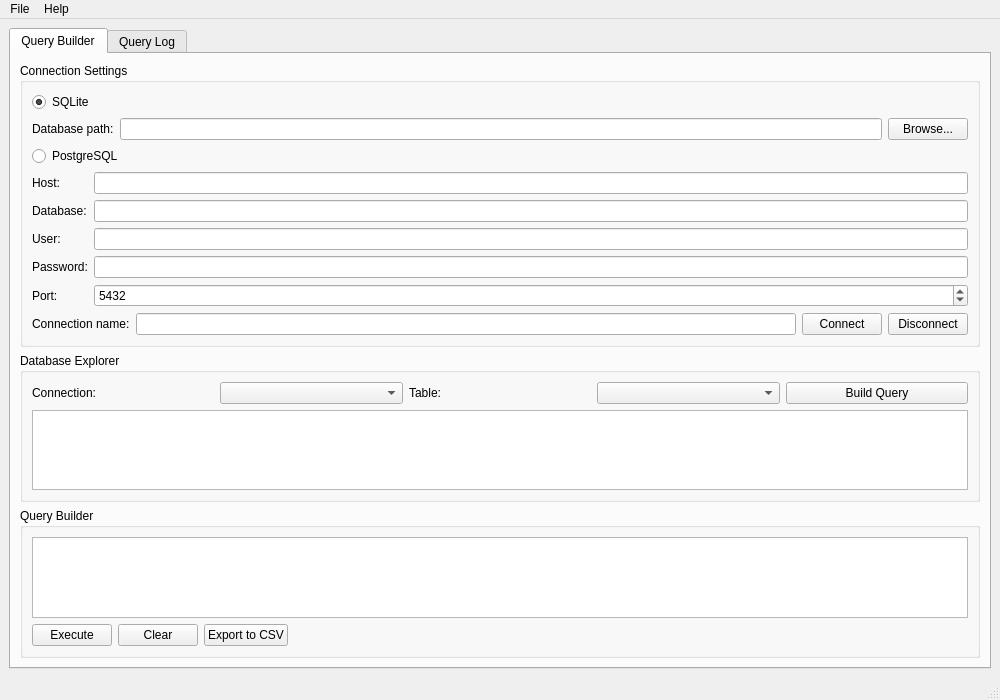
<?xml version="1.0" encoding="UTF-8"?>
<ui version="4.0">
 <class>MainWindow</class>
 <widget class="QMainWindow" name="MainWindow">
  <property name="geometry">
   <rect>
    <x>0</x>
    <y>0</y>
    <width>1000</width>
    <height>700</height>
   </rect>
  </property>
  <property name="windowTitle">
   <string>Database Query Builder</string>
  </property>
  <widget class="QWidget" name="centralwidget">
   <layout class="QVBoxLayout" name="verticalLayout">
    <item>
     <widget class="QTabWidget" name="tabWidget">
      <widget class="QWidget" name="tabQuery">
       <attribute name="title">
        <string>Query Builder</string>
       </attribute>
       <layout class="QVBoxLayout" name="verticalLayout_2">
        <item>
         <widget class="QGroupBox" name="gbConnection">
          <property name="title">
           <string>Connection Settings</string>
          </property>
          <layout class="QVBoxLayout" name="verticalLayout_3">
           <item>
            <widget class="QRadioButton" name="rbSQLite">
             <property name="text">
              <string>SQLite</string>
             </property>
             <property name="checked">
              <bool>true</bool>
             </property>
            </widget>
           </item>
           <item>
            <layout class="QHBoxLayout" name="horizontalLayout">
             <item>
              <widget class="QLabel" name="lblSQLitePath">
               <property name="text">
                <string>Database path:</string>
               </property>
              </widget>
             </item>
             <item>
              <widget class="QLineEdit" name="leSQLitePath"/>
             </item>
             <item>
              <widget class="QPushButton" name="btnBrowse">
               <property name="text">
                <string>Browse...</string>
               </property>
              </widget>
             </item>
            </layout>
           </item>
           <item>
            <widget class="QRadioButton" name="rbPostgreSQL">
             <property name="text">
              <string>PostgreSQL</string>
             </property>
            </widget>
           </item>
           <item>
            <layout class="QGridLayout" name="gridLayout">
             <item row="0" column="0">
              <widget class="QLabel" name="lblPGHost">
               <property name="text">
                <string>Host:</string>
               </property>
              </widget>
             </item>
             <item row="0" column="1">
              <widget class="QLineEdit" name="lePGHost"/>
             </item>
             <item row="1" column="0">
              <widget class="QLabel" name="lblPGDatabase">
               <property name="text">
                <string>Database:</string>
               </property>
              </widget>
             </item>
             <item row="1" column="1">
              <widget class="QLineEdit" name="lePGDatabase"/>
             </item>
             <item row="2" column="0">
              <widget class="QLabel" name="lblPGUser">
               <property name="text">
                <string>User:</string>
               </property>
              </widget>
             </item>
             <item row="2" column="1">
              <widget class="QLineEdit" name="lePGUser"/>
             </item>
             <item row="3" column="0">
              <widget class="QLabel" name="lblPGPassword">
               <property name="text">
                <string>Password:</string>
               </property>
              </widget>
             </item>
             <item row="3" column="1">
              <widget class="QLineEdit" name="lePGPassword">
               <property name="echoMode">
                <enum>QLineEdit::Password</enum>
               </property>
              </widget>
             </item>
             <item row="4" column="0">
              <widget class="QLabel" name="lblPGPort">
               <property name="text">
                <string>Port:</string>
               </property>
              </widget>
             </item>
             <item row="4" column="1">
              <widget class="QSpinBox" name="sbPGPort">
               <property name="maximum">
                <number>65535</number>
               </property>
               <property name="value">
                <number>5432</number>
               </property>
              </widget>
             </item>
            </layout>
           </item>
           <item>
            <layout class="QHBoxLayout" name="horizontalLayout_2">
             <item>
              <widget class="QLabel" name="lblConnectionName">
               <property name="text">
                <string>Connection name:</string>
               </property>
              </widget>
             </item>
             <item>
              <widget class="QLineEdit" name="leConnectionName"/>
             </item>
             <item>
              <widget class="QPushButton" name="btnConnect">
               <property name="text">
                <string>Connect</string>
               </property>
              </widget>
             </item>
             <item>
              <widget class="QPushButton" name="btnDisconnect">
               <property name="text">
                <string>Disconnect</string>
               </property>
              </widget>
             </item>
            </layout>
           </item>
          </layout>
         </widget>
        </item>
        <item>
         <widget class="QGroupBox" name="gbExplorer">
          <property name="title">
           <string>Database Explorer</string>
          </property>
          <layout class="QVBoxLayout" name="verticalLayout_4">
           <item>
            <layout class="QHBoxLayout" name="horizontalLayout_3">
             <item>
              <widget class="QLabel" name="lblConnections">
               <property name="text">
                <string>Connection:</string>
               </property>
              </widget>
             </item>
             <item>
              <widget class="QComboBox" name="cbConnections"/>
             </item>
             <item>
              <widget class="QLabel" name="lblTables">
               <property name="text">
                <string>Table:</string>
               </property>
              </widget>
             </item>
             <item>
              <widget class="QComboBox" name="cbTables"/>
             </item>
             <item>
              <widget class="QPushButton" name="btnBuildQuery">
               <property name="text">
                <string>Build Query</string>
               </property>
              </widget>
             </item>
            </layout>
           </item>
           <item>
            <widget class="QTableView" name="tvResults">
             <property name="alternatingRowColors">
              <bool>true</bool>
             </property>
             <property name="selectionMode">
              <enum>QAbstractItemView::SingleSelection</enum>
             </property>
             <property name="selectionBehavior">
              <enum>QAbstractItemView::SelectRows</enum>
             </property>
            </widget>
           </item>
          </layout>
         </widget>
        </item>
        <item>
         <widget class="QGroupBox" name="gbQuery">
          <property name="title">
           <string>Query Builder</string>
          </property>
          <layout class="QVBoxLayout" name="verticalLayout_5">
           <item>
            <widget class="QPlainTextEdit" name="pteQuery"/>
           </item>
           <item>
            <layout class="QHBoxLayout" name="horizontalLayout_4">
             <item>
              <widget class="QPushButton" name="btnExecute">
               <property name="text">
                <string>Execute</string>
               </property>
              </widget>
             </item>
             <item>
              <widget class="QPushButton" name="btnClear">
               <property name="text">
                <string>Clear</string>
               </property>
              </widget>
             </item>
             <item>
              <widget class="QPushButton" name="btnExport">
               <property name="text">
                <string>Export to CSV</string>
               </property>
              </widget>
             </item>
             <item>
              <spacer name="horizontalSpacer">
               <property name="orientation">
                <enum>Qt::Horizontal</enum>
               </property>
               <property name="sizeHint" stdset="0">
                <size>
                 <width>40</width>
                 <height>20</height>
                </size>
               </property>
              </spacer>
             </item>
            </layout>
           </item>
          </layout>
         </widget>
        </item>
       </layout>
      </widget>
      <widget class="QWidget" name="tabLog">
       <attribute name="title">
        <string>Query Log</string>
       </attribute>
       <layout class="QVBoxLayout" name="verticalLayout_6">
        <item>
         <widget class="QPlainTextEdit" name="pteQueryLog">
          <property name="readOnly">
           <bool>true</bool>
          </property>
         </widget>
        </item>
        <item>
         <layout class="QHBoxLayout" name="horizontalLayout_5">
          <item>
           <widget class="QPushButton" name="btnClearLog">
            <property name="text">
             <string>Clear Log</string>
            </property>
           </widget>
          </item>
          <item>
           <widget class="QPushButton" name="btnSaveLog">
            <property name="text">
             <string>Save Log</string>
            </property>
           </widget>
          </item>
          <item>
           <spacer name="horizontalSpacer_2">
            <property name="orientation">
             <enum>Qt::Horizontal</enum>
            </property>
            <property name="sizeHint" stdset="0">
             <size>
              <width>40</width>
              <height>20</height>
             </size>
            </property>
           </spacer>
          </item>
         </layout>
        </item>
       </layout>
      </widget>
     </widget>
    </item>
   </layout>
  </widget>
  <widget class="QMenuBar" name="menubar">
   <property name="geometry">
    <rect>
     <x>0</x>
     <y>0</y>
     <width>1000</width>
     <height>21</height>
    </rect>
   </property>
   <widget class="QMenu" name="menuFile">
    <property name="title">
     <string>File</string>
    </property>
   </widget>
   <widget class="QMenu" name="menuHelp">
    <property name="title">
     <string>Help</string>
    </property>
   </widget>
   <addaction name="menuFile"/>
   <addaction name="menuHelp"/>
  </widget>
  <widget class="QStatusBar" name="statusbar"/>
 </widget>
 <resources/>
 <connections/>
</ui>
